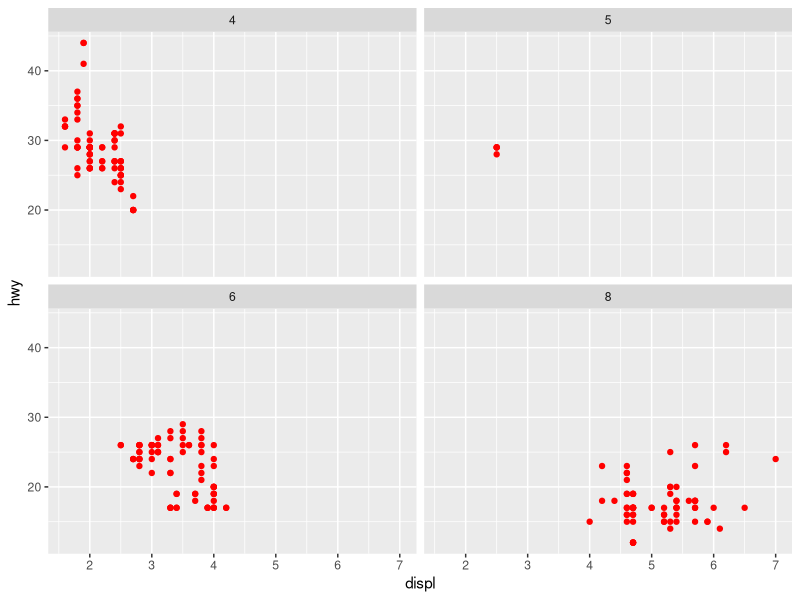
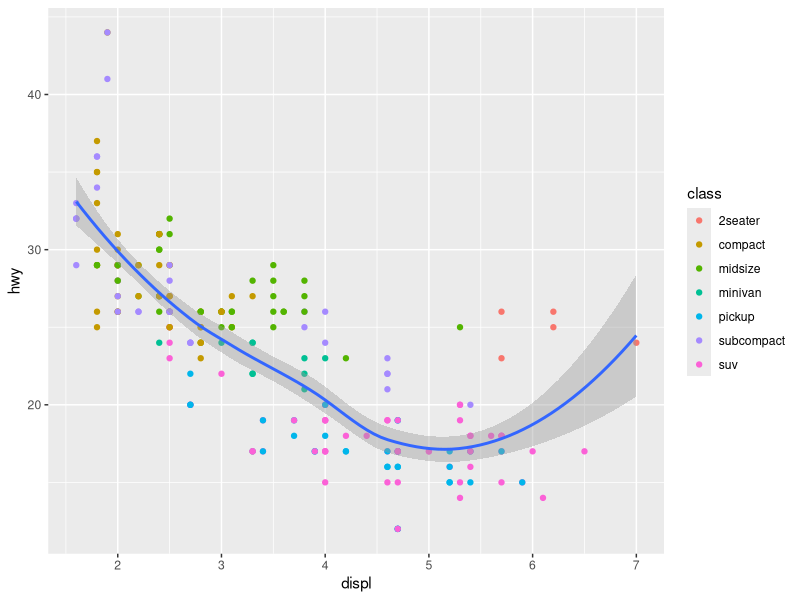
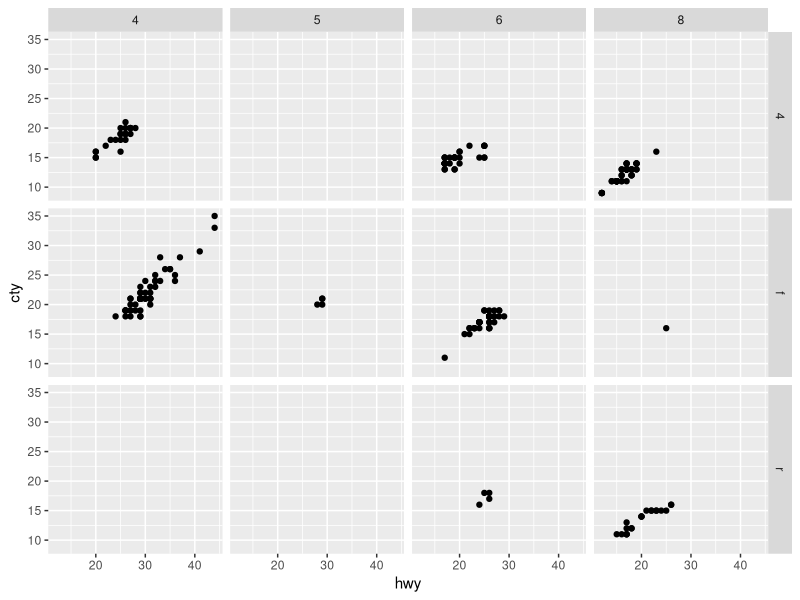
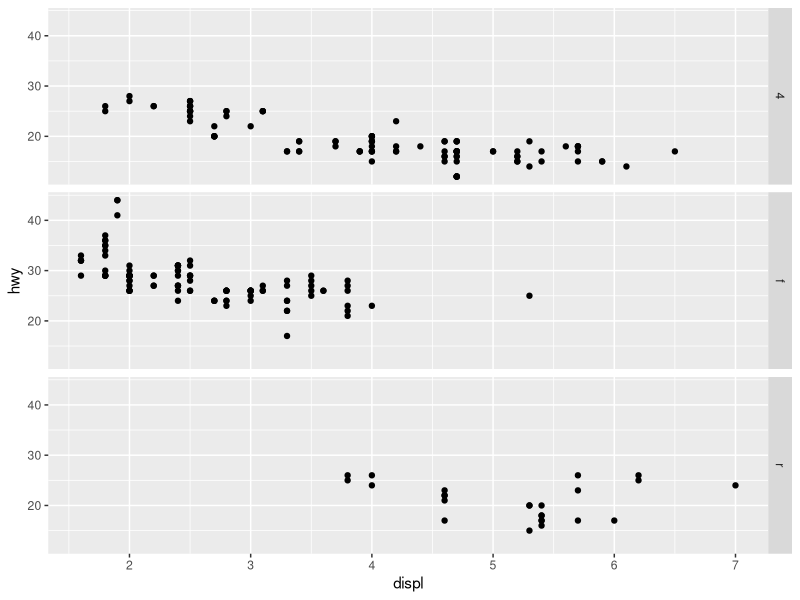
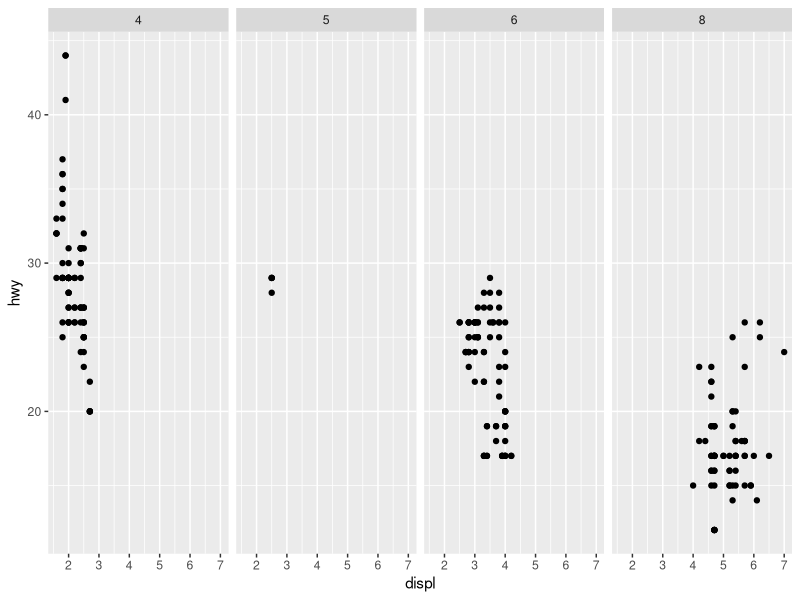
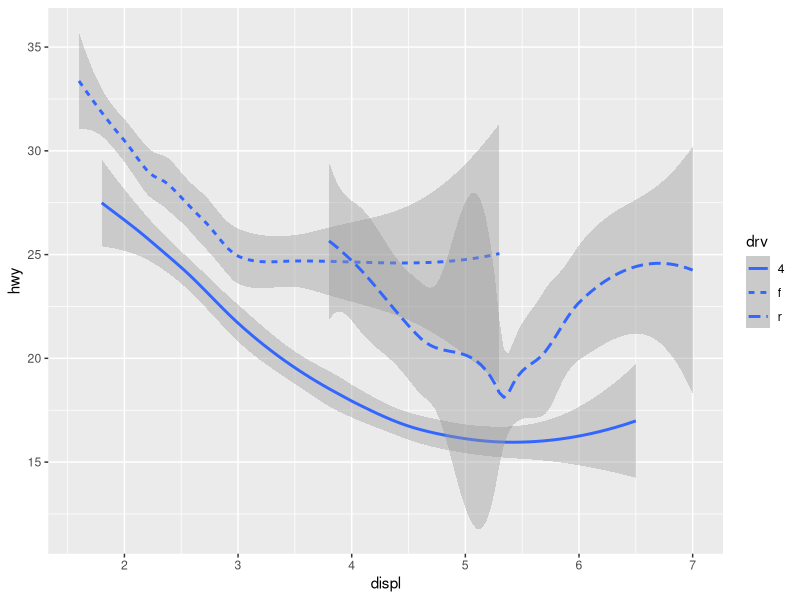
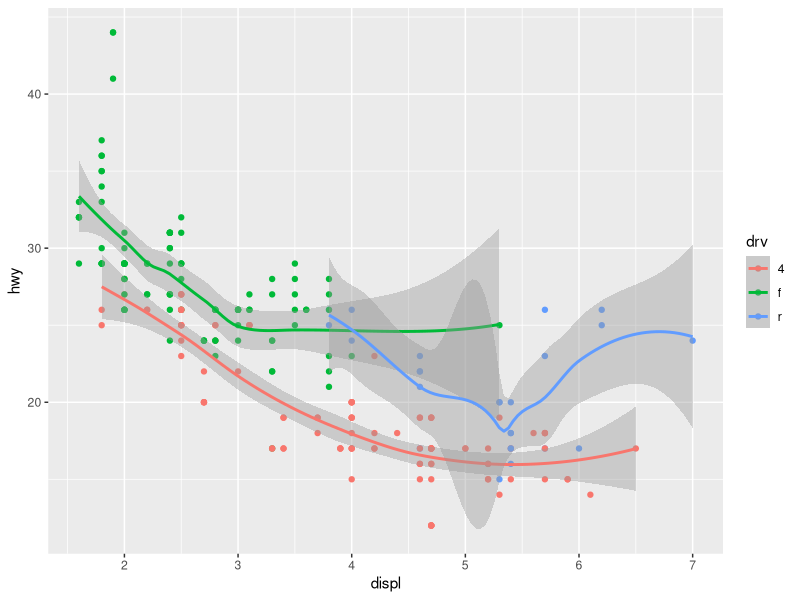
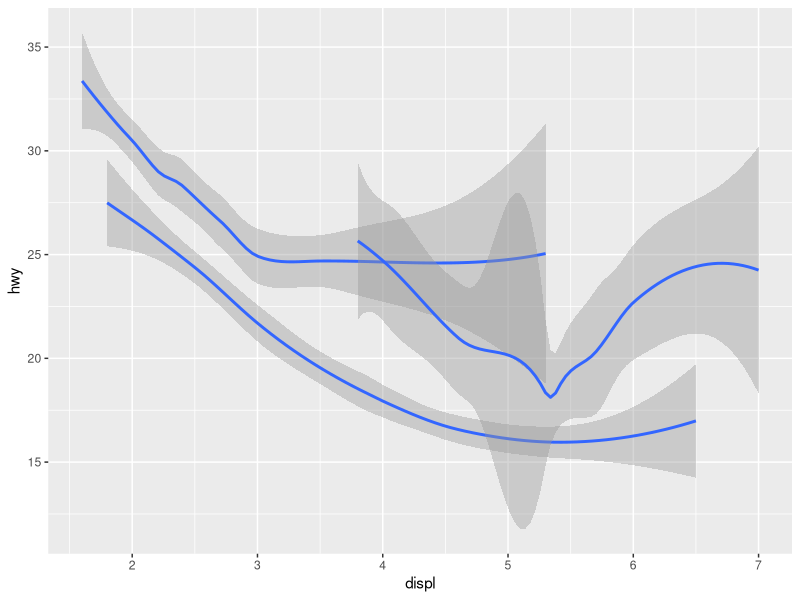

Source code (R) for these figures, in order:
## ---- chunk 1
knitr::opts_chunk$set(echo = TRUE)
## ---- chunk 2
library(dplyr)
library(ggplot2)
mpg


#Make a scatterplot of hwy and cyl. we can mapping the aesthestics to reveal extra information
# aesthestics could be size, shape, colors, alpha

ggplot(data = mpg)+
  geom_point(mapping = aes(x = displ, y = hwy), color = "red")+
  facet_wrap(~cyl)

ggplot(data = mpg, mapping = aes(displ, hwy))+
  geom_point(mapping = aes(color = class))+
  geom_smooth()

## ---- chunk 3
ggplot(data = mpg) +
  geom_point(mapping = aes(x = hwy, y = cty)) +
  facet_grid(drv ~ cyl)

# drv ~ . facet by values of drv on the y-axis

ggplot(data = mpg)+
  geom_point(mapping = aes(displ,hwy))+
  facet_grid(drv~.)

# While, . ~ cyl will facet by values of cyl on the x-axis.
ggplot(data = mpg)+
  geom_point(mapping = aes(displ,hwy))+
  facet_grid(. ~cyl)
## ---- chunk 4



# Geomeetric objects


ggplot(data = mpg)+
  geom_smooth(mapping = aes(x = displ, y = hwy, linetype =  drv))

# GEOM_SMOOTH separates the cars into three lines based on car's drive train
 
ggplot(data = mpg)+
  geom_point(mapping = aes(x = displ, y = hwy, color = drv))+
  geom_smooth(mapping = aes(x  = displ, y = hwy,  color = drv))

# geom smooth uses single geometric object to display multiple rows of data 
# For these geoms, you can set the grouping variable to a categorical variable

ggplot(data = mpg)+
  geom_smooth(mapping = aes(x = displ, y = hwy, group = drv))

ggplot(data = mpg)+
  geom_smooth(mapping = aes(x = displ, y = hwy, color = drv)
              , show.legend = FALSE
              )
# passing global mapping and local mapping

ggplot(data = mpg, mapping = aes(x = displ, y = hwy))+
  geom_point(mapping = aes(color = class))+
  geom_smooth()

# local data argument overrides the global arguments in the geom smooth functions 

ggplot(data = mpg, mapping = aes(x = displ, y = hwy))+
  geom_point(mapping = aes(color = class))+
  geom_smooth(data = filter(mpg, class == "suv"), se = FALSE)


ggplot(data = mpg, mapping = aes(x = displ, y = hwy))+
  geom_point(mapping = aes(color = class))+
  geom_smooth(data = filter(mpg, class == "suv"))


ggplot(data = mpg, mapping = aes(x = displ , y = hwy))+
  geom_point()+
  geom_smooth()


ggplot(data = mpg, mapping = aes(x = displ , y = hwy))+
  geom_point()+
  geom_smooth(mapping = aes(group = drv),
              se = FALSE
              )


ggplot(data = mpg, mapping = aes(x = displ , y = hwy, color = drv))+
  geom_point()+
  geom_smooth(data  = filter (mpg, drv == "r"), mapping = aes(color = drv),
              se = FALSE
  )


ggplot(data = mpg, mapping = aes(x = displ , y = hwy, color = drv))+
  geom_point()+
  geom_smooth( mapping = aes(linetype = drv),
              se = FALSE
  )


ggplot(data = mpg, mapping = aes(x = displ , y = hwy, color = drv))+
  geom_point(mapping = aes(color = drv))
## ---- chunk 5
ggplot(data = diamonds)+
  geom_bar(mapping = aes(x=cut))


ggplot(data = diamonds) +
  stat_summary(mapping = aes(x = cut, y = depth))

# stat_summary() summarises the y values for each unique x value, 
#to draw attention to the summary you are drawing

ggplot(data = diamonds) +
  stat_summary( mapping = aes(x = cut, y = depth),
               fun.ymin = min,
               fun.ymax = max,
               fun.y = median
              )

ggplot(data = diamonds) +
  geom_pointrange(
    mapping = aes(x = cut, y = depth),
    stat = "summary",
    fun.min = min,
    fun.max = max,
    fun = median
  )
## ---- chunk 6
ggplot(data = diamonds)+
  geom_bar(mapping = aes(x=cut, y= ..prop.., group = 1))



ggplot(data = diamonds)+
  geom_bar(mapping = aes(x=cut, fill =  cut))



ggplot(data = diamonds)+
           stat_summary(mapping = aes(x = cut, y = depth),
                        fun.min = min,
                        fun.max = max,
                        fun = median)




ggplot(data = diamonds)+
  geom_bar(mapping = aes(x = cut, color = cut))


ggplot(data = diamonds)+
  geom_bar(mapping = aes(x = cut, fill = cut))


ggplot(data =  diamonds)+
  geom_bar(mapping = aes(x = cut, fill = clarity))


ggplot(data = diamonds, 
       mapping = aes( x = cut, fill = clarity))+
  geom_bar(alpha = 1/5, position = "identity")+
  coord_polar()


ggplot(data = diamonds, mapping = aes( x= cut, color = clarity))+
  geom_bar(fill = NA, position = "identity")


ggplot(data = diamonds, mapping = aes(x= cut, fill = clarity))+
  geom_bar(position = "fill")



ggplot(data = diamonds, mapping = aes(x= cut, fill = cut))+
  geom_bar(position = "dodge")



ggplot(data = mpg)+
  geom_point(mapping = aes(x=displ, y = hwy),
             position = "jitter")



ggplot(data = mpg, mapping = aes(x = cty, y = hwy, color = class))+
  geom_point()+
  geom_jitter(width =0.5)


ggplot(data = mpg)+
  geom_boxplot(mapping = aes(x= class, y = hwy))+
  coord_flip()

bar <- ggplot(data = diamonds)+
  geom_bar(mapping = aes(x = cut, fill = cut),
           show.legend = FALSE,
           width = 1)+
  theme(aspect.ratio = 1)+
  labs(x= NULL, y = NULL)

bar + coord_flip()
bar + coord_polar()



ggplot(data = mpg, mapping = aes(x = class, y = hwy)) +
  geom_boxplot() +
  coord_flip() +
  labs(y = "Highway MPG",
       x = "Class",
       title = "Highway MPG by car class",
       subtitle = "1999-2008",
       caption = "Source: http://fueleconomy.gov")
